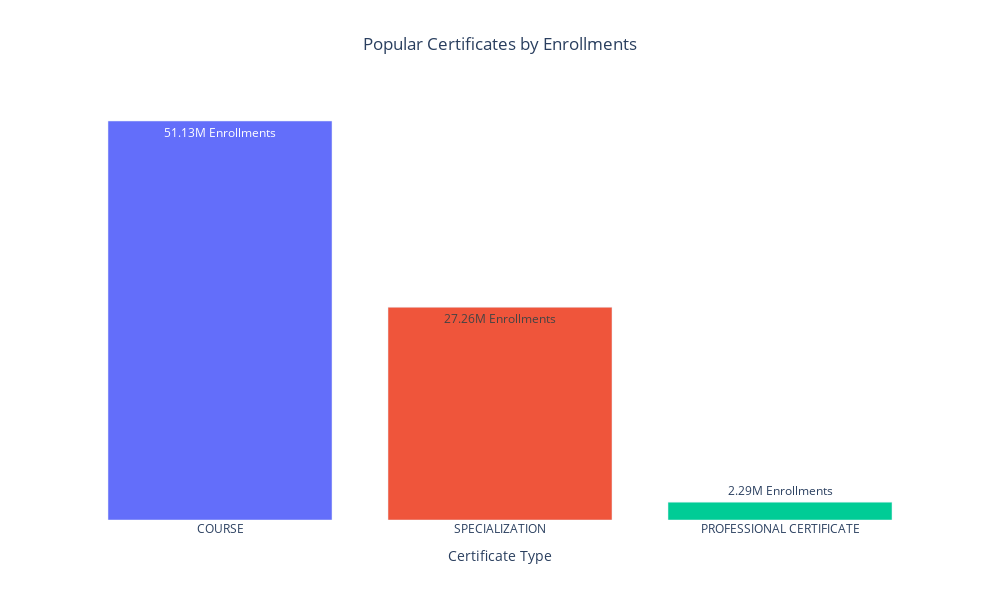

The notebook cell this image was saved under:
### Markdown cell above
#### Popularity of Course Certificates

### Code cell
popular_certificates = (
    df.groupby("course_Certificate_type")["course_students_enrolled"]
    .sum()
    .sort_values(ascending=False)
    .reset_index()
)
popular_certificates.columns = ["Certificate Type", "Total Enrollments"]
popular_certificates["Total Enrollments"] = (
    popular_certificates["Total Enrollments"] / 1e6
).round(2)

fig = px.bar(
    popular_certificates,
    x="Certificate Type",
    y="Total Enrollments",
    color="Certificate Type",
    title="Popular Certificates by Enrollments",
    labels={"Total Enrollments": "Total Enrollments"},
    height=600,
    width=1000,
    text_auto=True,
)
fig.update_layout(
    title_x=0.5,
    plot_bgcolor="white",
    xaxis=dict(showline=False, showgrid=False, zeroline=False),
    yaxis=dict(showline=False, showgrid=False, zeroline=False, visible=False),
    showlegend=False,
)
fig.update_traces(
    texttemplate="%{y}M Enrollments", hovertemplate=None, hoverinfo="skip"
)
fig.show()

### Figure 1 — Plotly figure (JSON) as saved in the notebook; plotly's stock layout.template omitted (floating-point values rounded to 4 significant figures)
{"data": [{"alignmentgroup": "True", "hoverinfo": "skip", "legendgroup": "COURSE", "marker": {"color": "#636efa", "pattern": {"shape": ""}}, "name": "COURSE", "offsetgroup": "COURSE", "orientation": "v", "showlegend": true, "textposition": "auto", "texttemplate": "%{y}M Enrollments", "type": "bar", "x": ["COURSE"], "xaxis": "x", "y": [51.13], "yaxis": "y"}, {"alignmentgroup": "True", "hoverinfo": "skip", "legendgroup": "SPECIALIZATION", "marker": {"color": "#EF553B", "pattern": {"shape": ""}}, "name": "SPECIALIZATION", "offsetgroup": "SPECIALIZATION", "orientation": "v", "showlegend": true, "textposition": "auto", "texttemplate": "%{y}M Enrollments", "type": "bar", "x": ["SPECIALIZATION"], "xaxis": "x", "y": [27.26], "yaxis": "y"}, {"alignmentgroup": "True", "hoverinfo": "skip", "legendgroup": "PROFESSIONAL CERTIFICATE", "marker": {"color": "#00cc96", "pattern": {"shape": ""}}, "name": "PROFESSIONAL CERTIFICATE", "offsetgroup": "PROFESSIONAL CERTIFICATE", "orientation": "v", "showlegend": true, "textposition": "auto", "texttemplate": "%{y}M Enrollments", "type": "bar", "x": ["PROFESSIONAL CERTIFICATE"], "xaxis": "x", "y": [2.29], "yaxis": "y"}], "layout": {"barmode": "relative", "height": 600, "legend": {"title": {"text": "Certificate Type"}, "tracegroupgap": 0}, "plot_bgcolor": "white", "showlegend": false, "title": {"text": "Popular Certificates by Enrollments", "x": 0.5}, "width": 1000, "xaxis": {"anchor": "y", "categoryarray": ["COURSE", "SPECIALIZATION", "PROFESSIONAL CERTIFICATE"], "categoryorder": "array", "domain": [0, 1], "showgrid": false, "showline": false, "title": {"text": "Certificate Type"}, "zeroline": false}, "yaxis": {"anchor": "x", "domain": [0, 1], "showgrid": false, "showline": false, "title": {"text": "Total Enrollments"}, "visible": false, "zeroline": false}}}
